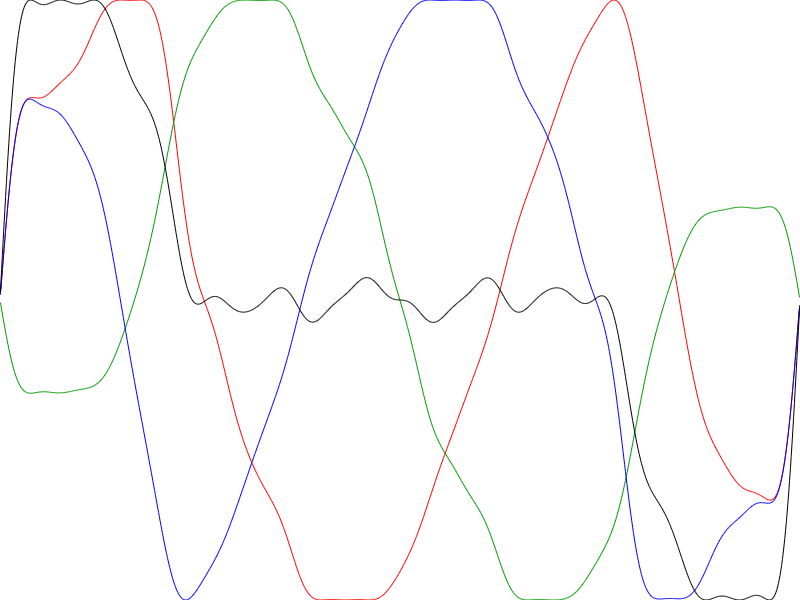

Source code (MATLAB): (Note: this script raises an error after producing the figure.)
clear all

wd = cd;
fpath = wd;

DataDir = '/opt/topspin2/data/DT/nmr';
% %DataDir = '/Users/daniel/NMRdata/AVII500/DT';
%ExpNam = 'qMASopt2'; expno = 4;
%ExpNam = 'C14E5_3'; expno = 14;
%ExpNam = 'SjolundOpt'; expno = 9;
ExpNam = 'MIC5_2H_setup'; expno = 18;

fpath = [DataDir '/' ExpNam '/' num2str(expno)];

noptexport = 21; %number of terms in cos expansion, 1-21
d.Nt = 1000; %number of time steps

d.tE = 1;

d.q = 1;
d.zetam = acos(1/sqrt(3));
%d.zetam = pi/2;
d.n = 1;

d.t = d.tE*linspace(0,1,d.Nt)';
d.dt = d.t(2)-d.t(1);

OptDat.Pin{21} = [7.3135e+00
   5.3156e+00
   1.0235e+01
   3.0059e-01
   1.3474e-01
   3.3771e-02
   1.1300e-02
   1.2110e-02
   1.8537e-02
   7.0313e-03
   5.9189e-03
   3.9103e-03
   4.4253e-03
   5.1541e-03
   6.0097e-04
  -2.7835e-05
   1.4314e-03
   1.6354e-03
   8.6584e-04
   4.8698e-04
  -8.6823e-06
   4.7618e-04
   2.2678e-09]'; %20, 7.7366
OptDat.Pin{20}  = [7.3135e+00
   5.3156e+00
   1.0235e+01
   3.0059e-01
   1.3474e-01
   3.3771e-02
   1.1300e-02
   1.2110e-02
   1.8537e-02
   7.0313e-03
   5.9189e-03
   3.9103e-03
   4.4253e-03
   5.1541e-03
   6.0097e-04
  -2.7835e-05
   1.4314e-03
   1.6354e-03
   8.6584e-04
   4.8698e-04
  -8.6823e-06
   4.7618e-04]'; %19, 7.7391
OptDat.Pin{19}  = [7.3139e+00
   5.3160e+00
   1.0234e+01
   3.0118e-01
   1.3460e-01
   3.3565e-02
   1.1134e-02
   1.2150e-02
   1.7883e-02
   7.0463e-03
   5.9680e-03
   3.8603e-03
   4.4734e-03
   4.9223e-03
   6.0021e-04
  -1.5100e-04
   1.3716e-03
   1.5212e-03
   9.2927e-04
   5.6634e-04
   1.1634e-09]'; %18, 7.7625
OptDat.Pin{18}  = [7.3137e+00
   5.3158e+00
   1.0235e+01
   3.0106e-01
   1.3456e-01
   3.3567e-02
   1.1217e-02
   1.2147e-02
   1.7871e-02
   7.0895e-03
   6.0126e-03
   3.9083e-03
   4.4611e-03
   4.8941e-03
   6.5091e-04
  -1.1394e-04
   1.3705e-03
   1.5247e-03
   9.2963e-04
   6.1535e-04]'; %17, 7.7616
OptDat.Pin{17}  = [7.3157e+00
   5.3175e+00
   1.0231e+01
   3.0268e-01
   1.3512e-01
   3.2237e-02
   1.0909e-02
   1.2331e-02
   1.7526e-02
   6.6793e-03
   5.4193e-03
   3.5147e-03
   4.8426e-03
   4.5611e-03
   4.9343e-04
  -4.2143e-04
   1.0555e-03
   1.6787e-03
   8.5945e-04]'; %16, 7.7832
OptDat.Pin{16}  = [7.3152e+00
   5.3180e+00
   1.0231e+01
   3.0361e-01
   1.3529e-01
   3.1431e-02
   1.0516e-02
   1.1832e-02
   1.7493e-02
   6.7895e-03
   4.8870e-03
   3.0067e-03
   4.4872e-03
   4.5746e-03
   6.2103e-05
  -5.5232e-04
   1.0385e-03
   1.7401e-03]'; %15, 7.8184
OptDat.Pin{15}  = [7.3087e+00
   5.3118e+00
   1.0243e+01
   3.0473e-01
   1.3158e-01
   3.1929e-02
   1.1613e-02
   1.1348e-02
   1.7660e-02
   5.7205e-03
   5.0414e-03
   3.6746e-03
   3.7709e-03
   3.9684e-03
   4.9322e-05
  -3.8995e-04
   2.0908e-03]'; %14, 7.8854
OptDat.Pin{14}  = [7.3131e+00
   5.3155e+00
   1.0236e+01
   3.0462e-01
   1.3026e-01
   3.0789e-02
   1.0527e-02
   1.2112e-02
   1.6399e-02
   5.6039e-03
   4.4397e-03
   3.1699e-03
   3.4349e-03
   3.4021e-03
  -1.3638e-05
  -4.7074e-05]'; %13, 7.9648
OptDat.Pin{13}  = [7.3137e+00
   5.3158e+00
   1.0235e+01
   3.0485e-01
   1.3071e-01
   3.1851e-02
   1.0183e-02
   1.1552e-02
   1.6246e-02
   5.7328e-03
   4.2017e-03
   3.0164e-03
   3.0013e-03
   3.4854e-03
  -1.8741e-04]'; %12, 7.9637
OptDat.Pin{12}  = [7.3169e+00
   5.3177e+00
   1.0232e+01
   3.0434e-01
   1.3098e-01
   3.2026e-02
   9.8591e-03
   1.1903e-02
   1.6018e-02
   5.9079e-03
   4.4849e-03
   3.0438e-03
   3.0857e-03
   3.3798e-03]'; %11, 7.9629
OptDat.Pin{11}  = [7.3069e+00
   5.3087e+00
   1.0249e+01
   3.0907e-01
   1.3196e-01
   2.4946e-02
   1.1516e-02
   1.0794e-02
   1.5381e-02
   4.1411e-03
   4.6029e-03
   3.6014e-03
   3.6383e-03]'; %10, 8.0364
OptDat.Pin{10}  = [7.3036e+00
   5.3068e+00
   1.0253e+01
   3.0735e-01
   1.2922e-01
   3.0190e-02
   1.2564e-02
   8.1778e-03
   1.2092e-02
   2.3942e-03
   7.1654e-03
   4.2732e-03]'; %9, 8.1108
OptDat.Pin{9}  = [7.3188e+00
   5.3209e+00
   1.0225e+01
   3.1040e-01
   1.2845e-01
   2.5425e-02
   1.1363e-02
   8.8466e-03
   9.3977e-03
   2.8727e-03
   6.9662e-03]'; %8, 8.2334
OptDat.Pin{8}  = [7.3392e+00
   5.3159e+00
   1.0238e+01
   3.1288e-01
   1.2470e-01
   2.4597e-02
   7.0623e-03
   9.6340e-03
   1.2487e-02
   3.6397e-03]'; %7, 8.3369
OptDat.Pin{7}  = [7.2973e+00
   5.2983e+00
   1.0267e+01
   3.1589e-01
   1.1868e-01
   1.9869e-02
   9.3025e-03
   8.8679e-03
   1.3574e-02]'; %6, 8.3617
OptDat.Pin{6}  = [7.3738e+00
   5.3618e+00
   1.0134e+01
   3.1352e-01
   1.2566e-01
   1.6936e-02
   3.6205e-03
   1.4348e-02]'; %5, 8.7478
OptDat.Pin{5}  = [7.3145e+00
   5.3167e+00
   1.0233e+01
   3.1729e-01
   1.1305e-01
   1.3167e-02
   9.1453e-03]'; %4, 8.9271
OptDat.Pin{4}  = [7.3264e+00
   5.3264e+00
   1.0213e+01
   3.2016e-01
   1.1159e-01
   1.1105e-02]'; %3, 8.9652
OptDat.Pin{3}  = [7.3250e+00
   5.3253e+00
   1.0216e+01
   3.2605e-01
   1.1057e-01]'; %2, 9.0127
OptDat.Pin{2}  = [7.3250e+00
   5.3253e+00
   1.0216e+01
   3.2605e-01]'; %1, 1.1388e+01
OptDat.Pin{1}  = [7.4213e+00
   5.3916e+00
   1.0057e+01]'; %0, 2.7621e+01


Nopt = 21;


for nopt = 1:Nopt
    Pin = OptDat.Pin{nopt};

    psi0 = Pin(1);
    theta = Pin(2);
    phi = Pin(3);
    aF = Pin(4:length(Pin));
    aF = [1-sum(aF) aF];

    F = zeros(size(d.t));

    for na = 1:length(aF)
        F = F + aF(na)*.5*(1-cos(na*2*pi*d.t/d.tE));
    end

    F = F/max(F);

    qt = d.q*F;
    td = sum(F.^2*d.dt);
    psirate = 2*pi*d.n/td*F.^2;
    psi = psi0 + cumsum(psirate*d.dt);

    qx = qt.*sin(d.zetam).*cos(psi);
    qy = qt.*sin(d.zetam).*sin(psi);
    qz = qt.*cos(d.zetam);

    gx = gradient(qx)/d.dt;
    gy = gradient(qy)/d.dt;
    gz = gradient(qz)/d.dt;

    gxold = gx; gzold = gz;
    gx = gxold*cos(theta) + gzold*sin(theta);
    gz = gzold*cos(theta) - gxold*sin(theta);

    gxold = gx; gyold = gy;
    gx = gxold*cos(phi) - gyold*sin(phi);
    gy = gyold*cos(phi) + gxold*sin(phi);
% 
%     gxold = gx; gyold = gy; gzold = gz;
%     gx = gxold; gy = -gzold; gz = gyold;

    gr = sqrt(gx.^2 + gy.^2 + gz.^2);
    gt = gradient(qt)/d.dt;

    qx = cumsum(gx*d.dt);
    qy = cumsum(gy*d.dt);
    qz = cumsum(gz*d.dt);
    qr = sqrt(qx.^2 + qy.^2 + qz.^2);

    b = sum(qr.^2*d.dt);
    maxg = max(abs([gx; gy; gz]));
    C = b/maxg^2;

    OptDat.G.x{nopt} = gx/maxg;
    OptDat.G.y{nopt} = gy/maxg;
    OptDat.G.z{nopt} = gz/maxg;
    OptDat.G.r{nopt} = gt/maxg;
    
    
    OptDat.C{nopt} = C;
    OptDat.energy{nopt} = 1/d.Nt/3*(sum((gx/maxg).^2) + sum((gy/maxg).^2) + sum((gz/maxg).^2));
end


Cvector = zeros(Nopt,1);
for nopt = 1:Nopt
    Cvector(nopt,1) = OptDat.C{nopt};
    Evector(nopt,1) = OptDat.energy{nopt};
end

nopt = noptexport;
G.x = OptDat.G.x{nopt};
G.y = OptDat.G.y{nopt};
G.z = OptDat.G.z{nopt};
G.r = OptDat.G.r{nopt};

lw = 5;
figure(1), clf
axh1 = axes('position',[0 0 1 1])
ph1 = plot(d.t,G.x,d.t,G.y,d.t,G.z,d.t,G.r);
axis tight
axis off
set(ph1,'LineStyle','-',{'Color'},{[1 0 0];[0 .6 0];[0 0 1];[0 0 0]})


fname = ['qMASx'];
fidx = fopen([fpath '/' fname],'w');
fname = 'qMASx.txt';
fidxtxt = fopen([fpath '/' fname],'w');
fname = ['qMASy'];
fidy = fopen([fpath '/' fname],'w');
fname = 'qMASy.txt';
fidytxt = fopen([fpath '/' fname],'w');
fname = ['qMASz'];
fidz = fopen([fpath '/' fname],'w');
fname = 'qMASz.txt';
fidztxt = fopen([fpath '/' fname],'w');
fname = ['qMASr'];
fidr = fopen([fpath '/' fname],'w');
fname = 'qMASr.txt';
fidrtxt = fopen([fpath '/' fname],'w');

text.header = {
{'##TITLE= Optimized q-MAS'};
{'##JCAMP-DX= 5.00 Bruker JCAMP library'}
{'##DATA TYPE= Shape Data'}
{'##ORIGIN= Bruker Analytik GmbH'}
{'##OWNER= <nmrsu>'}
{'##DATE= xx'}
{'##TIME= xx'}
{'##MINX= 0'}
{'##MAXX= 1'}
{'##MINY= 0'}
{'##MAXY= 1'}
{'##$SHAPE_EXMODE= Gradient'}
{'##$SHAPE_TOTROT= 0'}
{'##$SHAPE_BWFAC= 0'}
{'##$SHAPE_INTEGFAC= 0'}
{'##$SHAPE_MODE= 0'}};

[Nlines, dummy] = size(text.header);

for nline = 1:Nlines
    fprintf(fidx,'%s\n',text.header{nline}{1});
    fprintf(fidy,'%s\n',text.header{nline}{1});
    fprintf(fidz,'%s\n',text.header{nline}{1});
    fprintf(fidr,'%s\n',text.header{nline}{1});
end


fprintf(fidx,'%s\n',['##NPOINTS=' num2str(d.Nt)]);
fprintf(fidx,'%s\n',['##XYDATA= (X++(Y..Y))']);
fprintf(fidy,'%s\n',['##NPOINTS=' num2str(d.Nt)]);
fprintf(fidy,'%s\n',['##XYDATA= (X++(Y..Y))']);
fprintf(fidz,'%s\n',['##NPOINTS=' num2str(d.Nt)]);
fprintf(fidz,'%s\n',['##XYDATA= (X++(Y..Y))']);
fprintf(fidr,'%s\n',['##NPOINTS=' num2str(d.Nt)]);
fprintf(fidr,'%s\n',['##XYDATA= (X++(Y..Y))']);

for nG = 1:length(G.x)
    fprintf(fidx,'%f\n',G.x(nG));
    fprintf(fidxtxt,'%f\n',G.x(nG));
    fprintf(fidy,'%f\n',G.y(nG));
    fprintf(fidytxt,'%f\n',G.y(nG));
    fprintf(fidz,'%f\n',G.z(nG));
    fprintf(fidztxt,'%f\n',G.z(nG));
    fprintf(fidr,'%f\n',G.r(nG));
    fprintf(fidrtxt,'%f\n',G.r(nG));
end


fprintf(fidx,'%s\n',['##END']);
fprintf(fidy,'%s\n',['##END']);
fprintf(fidz,'%s\n',['##END']);
fprintf(fidr,'%s\n',['##END']);

fclose(fidx);
fclose(fidy);
fclose(fidz);
fclose(fidr);
fclose(fidxtxt);
fclose(fidytxt);
fclose(fidztxt);
fclose(fidrtxt);
